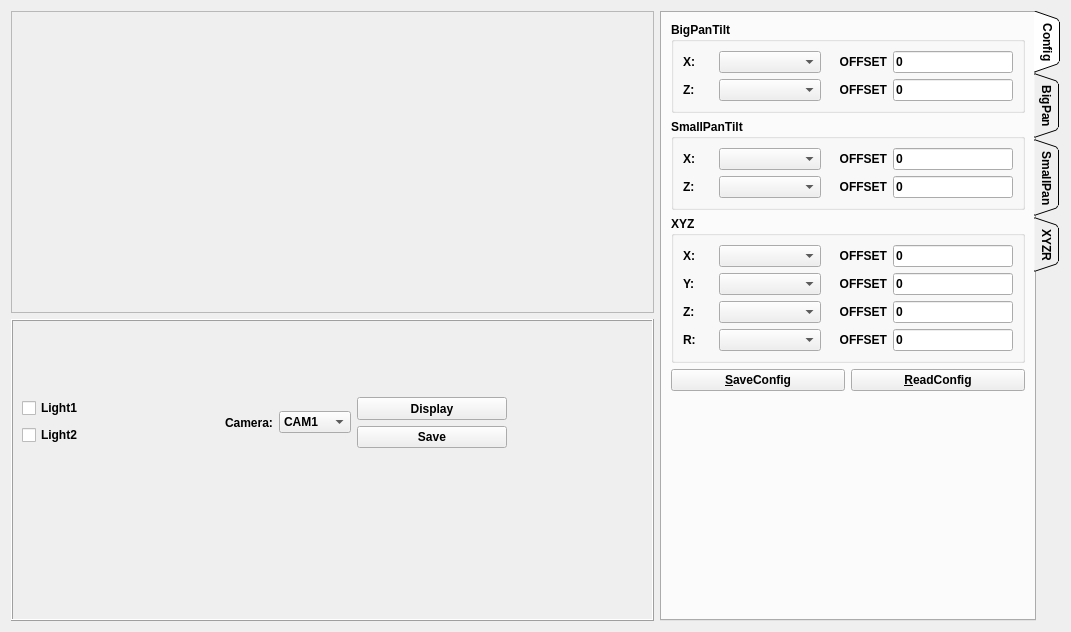
<?xml version="1.0" encoding="UTF-8"?>
<ui version="4.0">
 <class>calibrationPage</class>
 <widget class="QWidget" name="calibrationPage">
  <property name="geometry">
   <rect>
    <x>0</x>
    <y>0</y>
    <width>1071</width>
    <height>632</height>
   </rect>
  </property>
  <property name="windowTitle">
   <string>calibrationPage</string>
  </property>
  <layout class="QGridLayout" name="gridLayout">
   <item row="0" column="0">
    <layout class="QVBoxLayout" name="verticalLayout_4">
     <item>
      <widget class="QFrame" name="displayFrame">
       <property name="sizePolicy">
        <sizepolicy hsizetype="Expanding" vsizetype="Preferred">
         <horstretch>0</horstretch>
         <verstretch>0</verstretch>
        </sizepolicy>
       </property>
       <property name="frameShape">
        <enum>QFrame::StyledPanel</enum>
       </property>
       <property name="frameShadow">
        <enum>QFrame::Raised</enum>
       </property>
       <layout class="QGridLayout" name="displayLayout">
        <property name="leftMargin">
         <number>0</number>
        </property>
        <property name="topMargin">
         <number>0</number>
        </property>
        <property name="rightMargin">
         <number>0</number>
        </property>
        <property name="bottomMargin">
         <number>0</number>
        </property>
       </layout>
      </widget>
     </item>
     <item>
      <widget class="QFrame" name="imageFrame">
       <property name="font">
        <font>
         <weight>75</weight>
         <bold>true</bold>
        </font>
       </property>
       <property name="frameShape">
        <enum>QFrame::Box</enum>
       </property>
       <property name="frameShadow">
        <enum>QFrame::Raised</enum>
       </property>
       <layout class="QGridLayout" name="gridLayout_2">
        <item row="0" column="0">
         <layout class="QVBoxLayout" name="verticalLayout_6">
          <item>
           <widget class="QCheckBox" name="videoCheckBox">
            <property name="font">
             <font>
              <weight>75</weight>
              <bold>true</bold>
             </font>
            </property>
            <property name="text">
             <string>Light1</string>
            </property>
            <property name="checked">
             <bool>false</bool>
            </property>
           </widget>
          </item>
          <item>
           <widget class="QCheckBox" name="checkBox">
            <property name="font">
             <font>
              <weight>75</weight>
              <bold>true</bold>
             </font>
            </property>
            <property name="text">
             <string>Light2</string>
            </property>
            <property name="checked">
             <bool>false</bool>
            </property>
           </widget>
          </item>
         </layout>
        </item>
        <item row="0" column="1">
         <spacer name="horizontalSpacer">
          <property name="orientation">
           <enum>Qt::Horizontal</enum>
          </property>
          <property name="sizeHint" stdset="0">
           <size>
            <width>128</width>
            <height>20</height>
           </size>
          </property>
         </spacer>
        </item>
        <item row="0" column="2">
         <layout class="QHBoxLayout" name="horizontalLayout_3">
          <item>
           <widget class="QLabel" name="label">
            <property name="maximumSize">
             <size>
              <width>80</width>
              <height>16777215</height>
             </size>
            </property>
            <property name="text">
             <string>Camera:</string>
            </property>
           </widget>
          </item>
          <item>
           <widget class="QComboBox" name="camCombo">
            <property name="currentIndex">
             <number>0</number>
            </property>
            <property name="maxVisibleItems">
             <number>10</number>
            </property>
            <item>
             <property name="text">
              <string>CAM1</string>
             </property>
            </item>
            <item>
             <property name="text">
              <string>CAM2</string>
             </property>
            </item>
            <item>
             <property name="text">
              <string>CAM3</string>
             </property>
            </item>
            <item>
             <property name="text">
              <string>CAM4</string>
             </property>
            </item>
            <item>
             <property name="text">
              <string>CAM5</string>
             </property>
            </item>
            <item>
             <property name="text">
              <string>CAM6</string>
             </property>
            </item>
            <item>
             <property name="text">
              <string>CAM7</string>
             </property>
            </item>
            <item>
             <property name="text">
              <string>CAM8</string>
             </property>
            </item>
            <item>
             <property name="text">
              <string>CAM9</string>
             </property>
            </item>
            <item>
             <property name="text">
              <string>CAM10</string>
             </property>
            </item>
            <item>
             <property name="text">
              <string>CAM11</string>
             </property>
            </item>
            <item>
             <property name="text">
              <string>CAM12</string>
             </property>
            </item>
           </widget>
          </item>
         </layout>
        </item>
        <item row="0" column="3">
         <layout class="QVBoxLayout" name="verticalLayout_7">
          <item>
           <widget class="QPushButton" name="displayBtn">
            <property name="minimumSize">
             <size>
              <width>111</width>
              <height>23</height>
             </size>
            </property>
            <property name="font">
             <font>
              <weight>75</weight>
              <bold>true</bold>
             </font>
            </property>
            <property name="text">
             <string>Display</string>
            </property>
           </widget>
          </item>
          <item>
           <widget class="QPushButton" name="saveBtn">
            <property name="minimumSize">
             <size>
              <width>150</width>
              <height>0</height>
             </size>
            </property>
            <property name="text">
             <string>Save</string>
            </property>
           </widget>
          </item>
         </layout>
        </item>
        <item row="0" column="4">
         <spacer name="horizontalSpacer_2">
          <property name="orientation">
           <enum>Qt::Horizontal</enum>
          </property>
          <property name="sizeHint" stdset="0">
           <size>
            <width>128</width>
            <height>20</height>
           </size>
          </property>
         </spacer>
        </item>
        <item row="1" column="0">
         <widget class="SwitchControl" name="widget" native="true">
          <property name="maximumSize">
           <size>
            <width>51</width>
            <height>21</height>
           </size>
          </property>
         </widget>
        </item>
       </layout>
      </widget>
     </item>
    </layout>
   </item>
   <item row="0" column="1">
    <widget class="QTabWidget" name="tabWidget">
     <property name="minimumSize">
      <size>
       <width>400</width>
       <height>0</height>
      </size>
     </property>
     <property name="maximumSize">
      <size>
       <width>400</width>
       <height>16777215</height>
      </size>
     </property>
     <property name="font">
      <font>
       <weight>75</weight>
       <bold>true</bold>
      </font>
     </property>
     <property name="tabPosition">
      <enum>QTabWidget::East</enum>
     </property>
     <property name="tabShape">
      <enum>QTabWidget::Triangular</enum>
     </property>
     <property name="currentIndex">
      <number>0</number>
     </property>
     <property name="elideMode">
      <enum>Qt::ElideNone</enum>
     </property>
     <property name="documentMode">
      <bool>false</bool>
     </property>
     <widget class="QWidget" name="configTab">
      <attribute name="title">
       <string>Config</string>
      </attribute>
      <layout class="QVBoxLayout" name="verticalLayout_2">
       <item>
        <widget class="QGroupBox" name="bigPanTiltBox">
         <property name="title">
          <string>BigPanTilt</string>
         </property>
         <layout class="QGridLayout" name="gridLayout_3">
          <item row="0" column="0">
           <widget class="QLabel" name="bigPanXLabel">
            <property name="maximumSize">
             <size>
              <width>30</width>
              <height>16777215</height>
             </size>
            </property>
            <property name="text">
             <string>X:</string>
            </property>
            <property name="buddy">
             <cstring>imageFrame</cstring>
            </property>
           </widget>
          </item>
          <item row="0" column="1">
           <widget class="QComboBox" name="bigPanXComBox">
            <property name="currentIndex">
             <number>-1</number>
            </property>
            <item>
             <property name="text">
              <string>Axis1</string>
             </property>
            </item>
            <item>
             <property name="text">
              <string>Axis2</string>
             </property>
            </item>
            <item>
             <property name="text">
              <string>Axis3</string>
             </property>
            </item>
            <item>
             <property name="text">
              <string>Axis4</string>
             </property>
            </item>
            <item>
             <property name="text">
              <string>Axis5</string>
             </property>
            </item>
            <item>
             <property name="text">
              <string>Axis6</string>
             </property>
            </item>
            <item>
             <property name="text">
              <string>Axis7</string>
             </property>
            </item>
            <item>
             <property name="text">
              <string>Axis8</string>
             </property>
            </item>
           </widget>
          </item>
          <item row="0" column="2">
           <widget class="QLabel" name="label_2">
            <property name="maximumSize">
             <size>
              <width>60</width>
              <height>16777213</height>
             </size>
            </property>
            <property name="text">
             <string>OFFSET</string>
            </property>
            <property name="alignment">
             <set>Qt::AlignRight|Qt::AlignTrailing|Qt::AlignVCenter</set>
            </property>
           </widget>
          </item>
          <item row="0" column="3">
           <widget class="QLineEdit" name="bigPanXOffsetLineEdit">
            <property name="maximumSize">
             <size>
              <width>120</width>
              <height>16777215</height>
             </size>
            </property>
            <property name="text">
             <string>0</string>
            </property>
           </widget>
          </item>
          <item row="1" column="0">
           <widget class="QLabel" name="bigPanZLabel">
            <property name="maximumSize">
             <size>
              <width>30</width>
              <height>16777215</height>
             </size>
            </property>
            <property name="text">
             <string>Z:</string>
            </property>
           </widget>
          </item>
          <item row="1" column="1">
           <widget class="QComboBox" name="bigPanZComBox">
            <property name="currentIndex">
             <number>-1</number>
            </property>
            <item>
             <property name="text">
              <string>Axis1</string>
             </property>
            </item>
            <item>
             <property name="text">
              <string>Axis2</string>
             </property>
            </item>
            <item>
             <property name="text">
              <string>Axis3</string>
             </property>
            </item>
            <item>
             <property name="text">
              <string>Axis4</string>
             </property>
            </item>
            <item>
             <property name="text">
              <string>Axis5</string>
             </property>
            </item>
            <item>
             <property name="text">
              <string>Axis6</string>
             </property>
            </item>
            <item>
             <property name="text">
              <string>Axis7</string>
             </property>
            </item>
            <item>
             <property name="text">
              <string>Axis8</string>
             </property>
            </item>
           </widget>
          </item>
          <item row="1" column="2">
           <widget class="QLabel" name="label_3">
            <property name="maximumSize">
             <size>
              <width>60</width>
              <height>16777213</height>
             </size>
            </property>
            <property name="text">
             <string>OFFSET</string>
            </property>
            <property name="alignment">
             <set>Qt::AlignRight|Qt::AlignTrailing|Qt::AlignVCenter</set>
            </property>
           </widget>
          </item>
          <item row="1" column="3">
           <widget class="QLineEdit" name="bigPanZOffsetLineEdit">
            <property name="maximumSize">
             <size>
              <width>120</width>
              <height>16777215</height>
             </size>
            </property>
            <property name="text">
             <string>0</string>
            </property>
           </widget>
          </item>
         </layout>
        </widget>
       </item>
       <item>
        <widget class="QGroupBox" name="smallPanTiltBox">
         <property name="title">
          <string>SmallPanTilt</string>
         </property>
         <layout class="QGridLayout" name="gridLayout_4">
          <item row="0" column="0">
           <widget class="QLabel" name="samllPanTiltXLabel">
            <property name="maximumSize">
             <size>
              <width>30</width>
              <height>16777215</height>
             </size>
            </property>
            <property name="text">
             <string>X:</string>
            </property>
           </widget>
          </item>
          <item row="1" column="0">
           <widget class="QLabel" name="smallPanTiltZLabel">
            <property name="maximumSize">
             <size>
              <width>30</width>
              <height>16777215</height>
             </size>
            </property>
            <property name="text">
             <string>Z:</string>
            </property>
           </widget>
          </item>
          <item row="1" column="1">
           <widget class="QComboBox" name="smallPanTiltZComBox">
            <property name="currentIndex">
             <number>-1</number>
            </property>
            <item>
             <property name="text">
              <string>Axis1</string>
             </property>
            </item>
            <item>
             <property name="text">
              <string>Axis2</string>
             </property>
            </item>
            <item>
             <property name="text">
              <string>Axis3</string>
             </property>
            </item>
            <item>
             <property name="text">
              <string>Axis4</string>
             </property>
            </item>
            <item>
             <property name="text">
              <string>Axis5</string>
             </property>
            </item>
            <item>
             <property name="text">
              <string>Axis6</string>
             </property>
            </item>
            <item>
             <property name="text">
              <string>Axis7</string>
             </property>
            </item>
            <item>
             <property name="text">
              <string>Axis8</string>
             </property>
            </item>
           </widget>
          </item>
          <item row="0" column="1">
           <widget class="QComboBox" name="smallPanTiltXComBox">
            <property name="currentIndex">
             <number>-1</number>
            </property>
            <item>
             <property name="text">
              <string>Axis1</string>
             </property>
            </item>
            <item>
             <property name="text">
              <string>Axis2</string>
             </property>
            </item>
            <item>
             <property name="text">
              <string>Axis3</string>
             </property>
            </item>
            <item>
             <property name="text">
              <string>Axis4</string>
             </property>
            </item>
            <item>
             <property name="text">
              <string>Axis5</string>
             </property>
            </item>
            <item>
             <property name="text">
              <string>Axis6</string>
             </property>
            </item>
            <item>
             <property name="text">
              <string>Axis7</string>
             </property>
            </item>
            <item>
             <property name="text">
              <string>Axis8</string>
             </property>
            </item>
           </widget>
          </item>
          <item row="0" column="3">
           <widget class="QLineEdit" name="smallPanXOffsetLineEdit">
            <property name="maximumSize">
             <size>
              <width>120</width>
              <height>16777215</height>
             </size>
            </property>
            <property name="text">
             <string>0</string>
            </property>
            <property name="alignment">
             <set>Qt::AlignLeading|Qt::AlignLeft|Qt::AlignVCenter</set>
            </property>
           </widget>
          </item>
          <item row="0" column="2">
           <widget class="QLabel" name="label_4">
            <property name="maximumSize">
             <size>
              <width>60</width>
              <height>16777213</height>
             </size>
            </property>
            <property name="text">
             <string>OFFSET</string>
            </property>
            <property name="alignment">
             <set>Qt::AlignRight|Qt::AlignTrailing|Qt::AlignVCenter</set>
            </property>
           </widget>
          </item>
          <item row="1" column="2">
           <widget class="QLabel" name="label_5">
            <property name="maximumSize">
             <size>
              <width>60</width>
              <height>16777213</height>
             </size>
            </property>
            <property name="text">
             <string>OFFSET</string>
            </property>
            <property name="alignment">
             <set>Qt::AlignRight|Qt::AlignTrailing|Qt::AlignVCenter</set>
            </property>
           </widget>
          </item>
          <item row="1" column="3">
           <widget class="QLineEdit" name="smallPanZOffsetLineEdit">
            <property name="maximumSize">
             <size>
              <width>120</width>
              <height>16777215</height>
             </size>
            </property>
            <property name="text">
             <string>0</string>
            </property>
            <property name="alignment">
             <set>Qt::AlignLeading|Qt::AlignLeft|Qt::AlignVCenter</set>
            </property>
           </widget>
          </item>
         </layout>
        </widget>
       </item>
       <item>
        <widget class="QGroupBox" name="xyzBox">
         <property name="title">
          <string>XYZ</string>
         </property>
         <layout class="QGridLayout" name="gridLayout_5">
          <item row="7" column="0">
           <widget class="QLabel" name="xyzRLabel">
            <property name="maximumSize">
             <size>
              <width>30</width>
              <height>16777215</height>
             </size>
            </property>
            <property name="text">
             <string>R:</string>
            </property>
           </widget>
          </item>
          <item row="6" column="0">
           <widget class="QLabel" name="xyzZLabel">
            <property name="maximumSize">
             <size>
              <width>30</width>
              <height>16777215</height>
             </size>
            </property>
            <property name="text">
             <string>Z:</string>
            </property>
           </widget>
          </item>
          <item row="5" column="0">
           <widget class="QLabel" name="xyzYLabel">
            <property name="maximumSize">
             <size>
              <width>30</width>
              <height>16777215</height>
             </size>
            </property>
            <property name="text">
             <string>Y:</string>
            </property>
           </widget>
          </item>
          <item row="4" column="0">
           <widget class="QLabel" name="xyzXLabel">
            <property name="maximumSize">
             <size>
              <width>30</width>
              <height>16777215</height>
             </size>
            </property>
            <property name="text">
             <string>X:</string>
            </property>
           </widget>
          </item>
          <item row="4" column="2">
           <widget class="QComboBox" name="xyzXComBox">
            <property name="currentIndex">
             <number>-1</number>
            </property>
            <item>
             <property name="text">
              <string>Axis1</string>
             </property>
            </item>
            <item>
             <property name="text">
              <string>Axis2</string>
             </property>
            </item>
            <item>
             <property name="text">
              <string>Axis3</string>
             </property>
            </item>
            <item>
             <property name="text">
              <string>Axis4</string>
             </property>
            </item>
            <item>
             <property name="text">
              <string>Axis5</string>
             </property>
            </item>
            <item>
             <property name="text">
              <string>Axis6</string>
             </property>
            </item>
            <item>
             <property name="text">
              <string>Axis7</string>
             </property>
            </item>
            <item>
             <property name="text">
              <string>Axis8</string>
             </property>
            </item>
           </widget>
          </item>
          <item row="5" column="2">
           <widget class="QComboBox" name="xyzYComBox">
            <property name="currentIndex">
             <number>-1</number>
            </property>
            <item>
             <property name="text">
              <string>Axis1</string>
             </property>
            </item>
            <item>
             <property name="text">
              <string>Axis2</string>
             </property>
            </item>
            <item>
             <property name="text">
              <string>Axis3</string>
             </property>
            </item>
            <item>
             <property name="text">
              <string>Axis4</string>
             </property>
            </item>
            <item>
             <property name="text">
              <string>Axis5</string>
             </property>
            </item>
            <item>
             <property name="text">
              <string>Axis6</string>
             </property>
            </item>
            <item>
             <property name="text">
              <string>Axis7</string>
             </property>
            </item>
            <item>
             <property name="text">
              <string>Axis8</string>
             </property>
            </item>
           </widget>
          </item>
          <item row="6" column="2">
           <widget class="QComboBox" name="xyzZComBox">
            <property name="currentIndex">
             <number>-1</number>
            </property>
            <item>
             <property name="text">
              <string>Axis1</string>
             </property>
            </item>
            <item>
             <property name="text">
              <string>Axis2</string>
             </property>
            </item>
            <item>
             <property name="text">
              <string>Axis3</string>
             </property>
            </item>
            <item>
             <property name="text">
              <string>Axis4</string>
             </property>
            </item>
            <item>
             <property name="text">
              <string>Axis5</string>
             </property>
            </item>
            <item>
             <property name="text">
              <string>Axis6</string>
             </property>
            </item>
            <item>
             <property name="text">
              <string>Axis7</string>
             </property>
            </item>
            <item>
             <property name="text">
              <string>Axis8</string>
             </property>
            </item>
           </widget>
          </item>
          <item row="7" column="2">
           <widget class="QComboBox" name="xyzRComBox">
            <property name="currentIndex">
             <number>-1</number>
            </property>
            <item>
             <property name="text">
              <string>Axis1</string>
             </property>
            </item>
            <item>
             <property name="text">
              <string>Axis2</string>
             </property>
            </item>
            <item>
             <property name="text">
              <string>Axis3</string>
             </property>
            </item>
            <item>
             <property name="text">
              <string>Axis4</string>
             </property>
            </item>
            <item>
             <property name="text">
              <string>Axis5</string>
             </property>
            </item>
            <item>
             <property name="text">
              <string>Axis6</string>
             </property>
            </item>
            <item>
             <property name="text">
              <string>Axis7</string>
             </property>
            </item>
            <item>
             <property name="text">
              <string>Axis8</string>
             </property>
            </item>
           </widget>
          </item>
          <item row="4" column="4">
           <widget class="QLabel" name="label_6">
            <property name="maximumSize">
             <size>
              <width>60</width>
              <height>16777213</height>
             </size>
            </property>
            <property name="text">
             <string>OFFSET</string>
            </property>
            <property name="alignment">
             <set>Qt::AlignRight|Qt::AlignTrailing|Qt::AlignVCenter</set>
            </property>
           </widget>
          </item>
          <item row="4" column="5">
           <widget class="QLineEdit" name="xyzXOffsetLineEdit">
            <property name="maximumSize">
             <size>
              <width>120</width>
              <height>16777215</height>
             </size>
            </property>
            <property name="text">
             <string>0</string>
            </property>
            <property name="alignment">
             <set>Qt::AlignLeading|Qt::AlignLeft|Qt::AlignVCenter</set>
            </property>
           </widget>
          </item>
          <item row="5" column="5">
           <widget class="QLineEdit" name="xyzYOffsetLineEdit">
            <property name="maximumSize">
             <size>
              <width>120</width>
              <height>16777215</height>
             </size>
            </property>
            <property name="text">
             <string>0</string>
            </property>
            <property name="alignment">
             <set>Qt::AlignLeading|Qt::AlignLeft|Qt::AlignVCenter</set>
            </property>
           </widget>
          </item>
          <item row="5" column="4">
           <widget class="QLabel" name="label_7">
            <property name="maximumSize">
             <size>
              <width>60</width>
              <height>16777213</height>
             </size>
            </property>
            <property name="text">
             <string>OFFSET</string>
            </property>
            <property name="alignment">
             <set>Qt::AlignRight|Qt::AlignTrailing|Qt::AlignVCenter</set>
            </property>
           </widget>
          </item>
          <item row="6" column="5">
           <widget class="QLineEdit" name="xyzZOffsetLineEdit">
            <property name="maximumSize">
             <size>
              <width>120</width>
              <height>16777215</height>
             </size>
            </property>
            <property name="text">
             <string>0</string>
            </property>
            <property name="alignment">
             <set>Qt::AlignLeading|Qt::AlignLeft|Qt::AlignVCenter</set>
            </property>
           </widget>
          </item>
          <item row="6" column="4">
           <widget class="QLabel" name="label_8">
            <property name="maximumSize">
             <size>
              <width>60</width>
              <height>16777213</height>
             </size>
            </property>
            <property name="text">
             <string>OFFSET</string>
            </property>
            <property name="alignment">
             <set>Qt::AlignRight|Qt::AlignTrailing|Qt::AlignVCenter</set>
            </property>
           </widget>
          </item>
          <item row="7" column="5">
           <widget class="QLineEdit" name="xyzROffsetLineEdit">
            <property name="maximumSize">
             <size>
              <width>120</width>
              <height>16777215</height>
             </size>
            </property>
            <property name="text">
             <string>0</string>
            </property>
            <property name="alignment">
             <set>Qt::AlignLeading|Qt::AlignLeft|Qt::AlignVCenter</set>
            </property>
           </widget>
          </item>
          <item row="7" column="4">
           <widget class="QLabel" name="label_9">
            <property name="maximumSize">
             <size>
              <width>60</width>
              <height>16777213</height>
             </size>
            </property>
            <property name="text">
             <string>OFFSET</string>
            </property>
            <property name="alignment">
             <set>Qt::AlignRight|Qt::AlignTrailing|Qt::AlignVCenter</set>
            </property>
           </widget>
          </item>
         </layout>
        </widget>
       </item>
       <item>
        <layout class="QHBoxLayout" name="horizontalLayout">
         <item>
          <widget class="QPushButton" name="saveConfigBtn">
           <property name="text">
            <string>&amp;SaveConfig</string>
           </property>
           <property name="shortcut">
            <string>Ctrl+S</string>
           </property>
          </widget>
         </item>
         <item>
          <widget class="QPushButton" name="readConfigBtn">
           <property name="text">
            <string>&amp;ReadConfig</string>
           </property>
           <property name="shortcut">
            <string>Ctrl+R</string>
           </property>
          </widget>
         </item>
        </layout>
       </item>
       <item>
        <spacer name="verticalSpacer">
         <property name="orientation">
          <enum>Qt::Vertical</enum>
         </property>
         <property name="sizeHint" stdset="0">
          <size>
           <width>20</width>
           <height>129</height>
          </size>
         </property>
        </spacer>
       </item>
      </layout>
     </widget>
     <widget class="QWidget" name="bigPanTiltTab">
      <attribute name="title">
       <string>BigPan</string>
      </attribute>
      <layout class="QVBoxLayout" name="verticalLayout">
       <item>
        <layout class="QVBoxLayout" name="bigPanPanesLayout"/>
       </item>
      </layout>
     </widget>
     <widget class="QWidget" name="smallPanTiltTab">
      <attribute name="title">
       <string>SmallPan</string>
      </attribute>
      <layout class="QVBoxLayout" name="verticalLayout_3">
       <item>
        <layout class="QVBoxLayout" name="smallPanPanesLayout"/>
       </item>
      </layout>
     </widget>
     <widget class="QWidget" name="xyzrTab">
      <attribute name="title">
       <string>XYZR</string>
      </attribute>
      <layout class="QVBoxLayout" name="verticalLayout_5">
       <item>
        <layout class="QVBoxLayout" name="xyzPanesLayout"/>
       </item>
      </layout>
     </widget>
    </widget>
   </item>
  </layout>
 </widget>
 <customwidgets>
  <customwidget>
   <class>SwitchControl</class>
   <extends>QWidget</extends>
   <header>switchbutton.h</header>
   <container>1</container>
  </customwidget>
 </customwidgets>
 <resources>
  <include location="icons.qrc"/>
 </resources>
 <connections/>
</ui>
